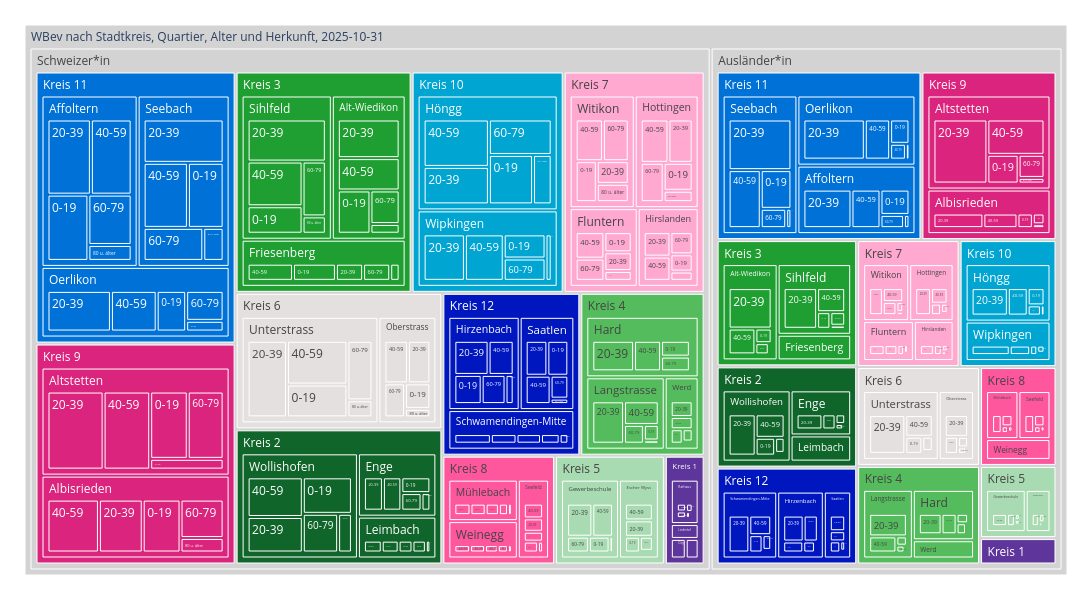

Here is the notebook cell this chart was saved with:
### Code cell
treeMap3 = mypy_dv.plot_px_treemap(
    data=myTreemapAgg.loc[time_slot].reset_index().sort_values("AlterV20ueber80Sort_noDM", ascending=True)
    ,levels=['HerkunftLang','KreisLang','QuarLang', 'AlterV20ueber80Kurz_noDM']
    ,values="sum_WBev"
    ,color="KreisLang"
    #, color_continuous_scale='Blues'
    ,color_discrete_map=farben_dict_zc
    ,height=600
    ,width=1100               
    #,margin_val_bottom=25
    ,myHeaderTitle="WBev nach Stadtkreis, Quartier, Alter und Herkunft, "+time_slot

)
treeMap3

### Figure 1 — Plotly figure (JSON) as saved in the notebook; plotly's stock layout.template omitted (floating-point values rounded to 4 significant figures; data arrays with more than 128 entries replaced by an {"elided": "..."} marker saying what was removed)
{"data": [{"branchvalues": "total", "customdata": {"elided": "435x1 str values"}, "domain": {"x": [0, 1], "y": [0, 1]}, "hovertemplate": "%{label}<br><br>Anzahl:<br>%{value}<extra></extra>", "ids": {"elided": "435 str values"}, "labels": {"elided": "435 str values"}, "marker": {"colors": {"elided": "435 str values"}}, "name": "", "parents": {"elided": "435 str values"}, "root": {"color": "grey"}, "type": "treemap", "values": {"elided": "435 int values"}}], "layout": {"height": 600, "legend": {"tracegroupgap": 0}, "margin": {"b": 25, "l": 25, "r": 25, "t": 25}, "width": 1100}}
